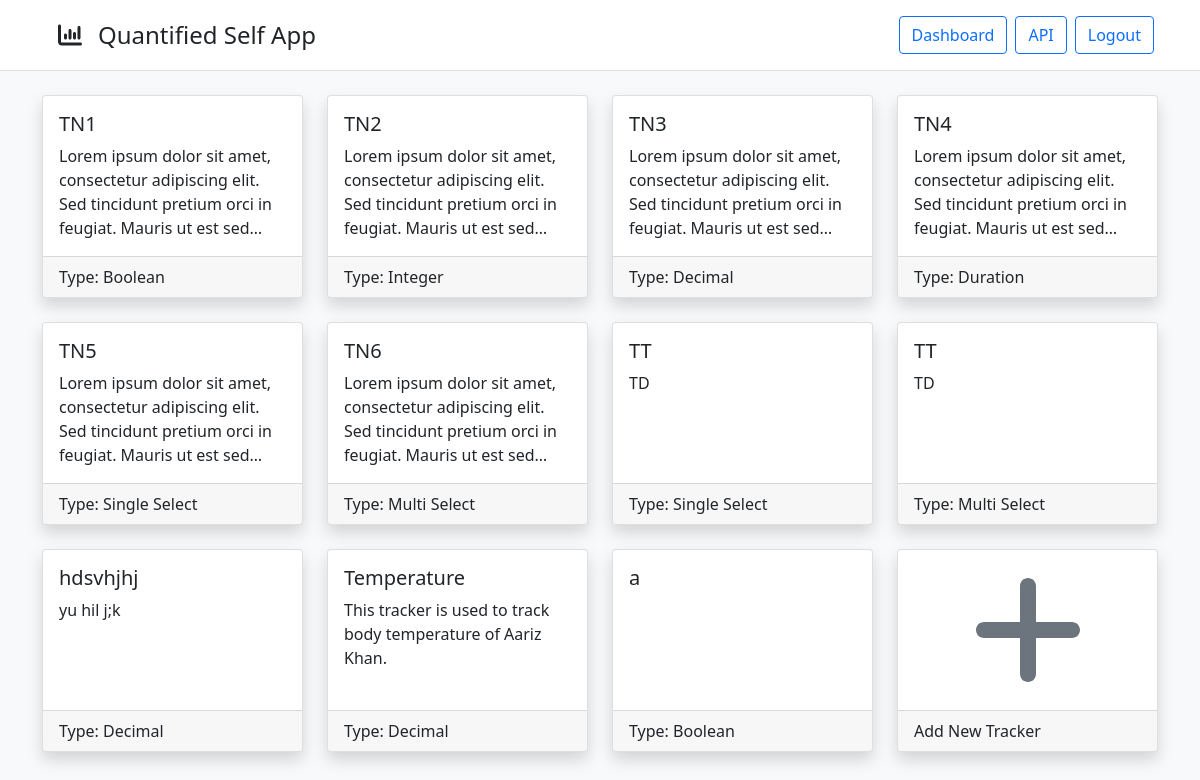
/trackers (signed in), run on the app's committed database.
### models/models.py (models this page shows)
class TrackerModel(db.Model):
    __tablename__ = "trackers"
    t_id = db.Column(db.Integer(), primary_key=True)
    t_name = db.Column(db.String(64), nullable=False)
    t_desc = db.Column(db.String(256))
    t_type = db.Column(db.Integer(), db.ForeignKey("tracker_types.tt_id", ondelete="CASCADE"), nullable=False)
    t_user = db.Column(db.Integer(), db.ForeignKey("users.id", ondelete="CASCADE"), nullable=False)
    t_type_name = db.relationship("TrackerTypes", uselist=False)
    t_unit = db.relationship("TrackerUnit", cascade="all, delete", uselist=False)
    t_options = db.relationship("TrackerOptions", cascade="all, delete")
    t_logs = db.relationship("TrackerLogs", order_by="desc(TrackerLogs.tl_time)", cascade="all, delete")

class TrackerTypes(db.Model):
    __tablename__ = "tracker_types"
    tt_id = db.Column(db.Integer(), primary_key=True, autoincrement=True)
    tt_name = db.Column(db.String(64), unique=True, nullable=False)

### views/views.py (the view)
@app.route("/trackers", methods=["GET"])
@login_required
def trackers():
    trackers = TrackerModel.query.filter(TrackerModel.t_user == current_user.id).all()
    return render_template("trackers/trackers.html", user=current_user, trackers=trackers)

### auth/auth.py (called while the page is built)
@login.user_loader
def load_user(id):
    return UserModel.query.get(int(id))

### templates/trackers/trackers.html (shortened to what this page needs)
<!DOCTYPE html>
<html lang="en">
    <head>
        <link rel="stylesheet" href="{{ url_for('static', filename='css/bootstrap.min.css')}}">
        <link rel="stylesheet" href="{{ url_for('static', filename='css/fontawesome.all.min.css')}}">
        <link rel="stylesheet" href="{{ url_for('static', filename='css/trackers.css')}}">
    </head>
    <body class="bg-light">
        {% include 'components/navbar.html' %}
        <div class="container">
            <div class="row d-flex justify-content-center pt-4">
                {% for tracker in trackers %}
                <div class="col-sm-12 col-md-6 col-lg-4 col-xl-3 d-flex">
                    <div class="card shadow hover-overlay flex-fill mb-4">
                        <a href="/trackers/view?id={{ tracker.t_id }}" class="card-link">
                            <div class="card-body">
                                <h5 class="card-title">{{ tracker.t_name }}</h5>
                                <p class="card-text">{{ tracker.t_desc }}</p>
                            </div>
                            <div class="card-footer">
                                Type: {{ tracker.t_type_name.tt_name }}
                            </div>
                        </a>
                    </div>
                </div>
                {% endfor %}
                <div class="col-sm-12 col-md-6 col-lg-4 col-xl-3 d-flex">
                    <div class="card shadow hover-overlay flex-fill mb-4">
                        <a href="/trackers/add" class="card-link">
                            <div class="card-body d-flex align-items-center justify-content-center">
                                <i class="fa-solid fa-plus fa-8x text-secondary"></i>
                            </div>
                            <div class="card-footer">
                                Add New Tracker
                            </div>
                        </a>
                    </div>
                </div>
            </div>
        </div>
    </body>
</html>

### static/css/trackers.css (style rules this page uses)
.card { transition: transform 0.2s ease; }
.card-link { color: inherit; text-decoration: inherit; }
.card-text { display: -webkit-box; -webkit-line-clamp: 4; -webkit-box-orient: vertical; overflow: hidden; height: 6em; line-height: 1.5; }

### data on the page
TrackerModel: t_name "TN1", t_desc "Lorem ipsum dolor sit amet, consectetur adipiscing elit. Sed tincidunt pretium orci in feugiat. Mauris ut est…", t_type_name.tt_name "Boolean"
TrackerModel: t_name "TN2", t_desc "Lorem ipsum dolor sit amet, consectetur adipiscing elit. Sed tincidunt pretium orci in feugiat. Mauris ut est…", t_type_name.tt_name "Integer"
TrackerModel: t_name "TN3", t_desc "Lorem ipsum dolor sit amet, consectetur adipiscing elit. Sed tincidunt pretium orci in feugiat. Mauris ut est…", t_type_name.tt_name "Decimal"
TrackerModel: t_name "TN4", t_desc "Lorem ipsum dolor sit amet, consectetur adipiscing elit. Sed tincidunt pretium orci in feugiat. Mauris ut est…", t_type_name.tt_name "Duration"
TrackerModel: t_name "TN5", t_desc "Lorem ipsum dolor sit amet, consectetur adipiscing elit. Sed tincidunt pretium orci in feugiat. Mauris ut est…", t_type_name.tt_name "Single Select"
TrackerModel: t_name "TN6", t_desc "Lorem ipsum dolor sit amet, consectetur adipiscing elit. Sed tincidunt pretium orci in feugiat. Mauris ut est…", t_type_name.tt_name "Multi Select"
TrackerModel: t_name "TT", t_desc "TD", t_type_name.tt_name "Single Select"
TrackerModel: t_name "TT", t_desc "TD", t_type_name.tt_name "Multi Select"
TrackerModel: t_name "hdsvhjhj", t_desc "yu hil j;k", t_type_name.tt_name "Decimal"
TrackerModel: t_name "Temperature", t_desc "This tracker is used to track body temperature of Aariz Khan.", t_type_name.tt_name "Decimal"
TrackerModel: t_name "a", t_type_name.tt_name "Boolean"
